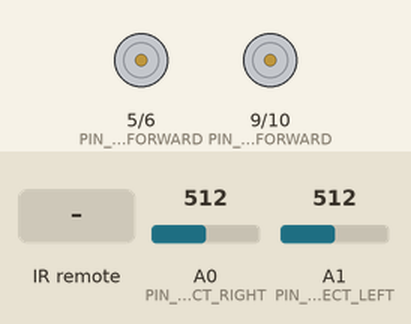
This sketch was run on a simulated Arduino Uno, built with avr-gcc and run on an emulated ATmega328P. Parts: motor-driver pin pairs drawn as motors (green arrow = first pin HIGH = forward, orange = second pin HIGH = backward, longer = more drive). The test bench sets the inputs (shaded band); at power-on: A0 (PIN_LINE_DETECT_RIGHT) = 512, A1 (PIN_LINE_DETECT_LEFT) = 512.

Above: at 1.2 s.
1.3 s: infrared code 0x16 received
At 2.5 s:
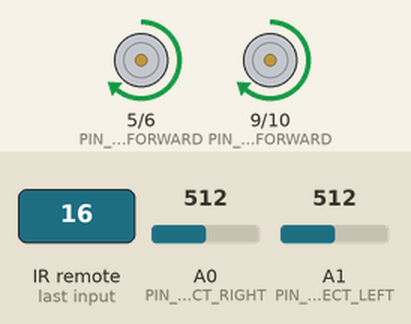
2.8 s: A0 (PIN_LINE_DETECT_RIGHT) set to 492
At 3.9 s:
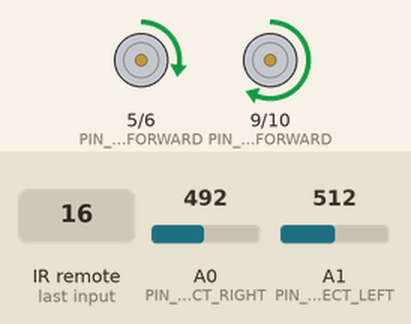
4.3 s: A0 (PIN_LINE_DETECT_RIGHT) set to 511
At 5.0 s:
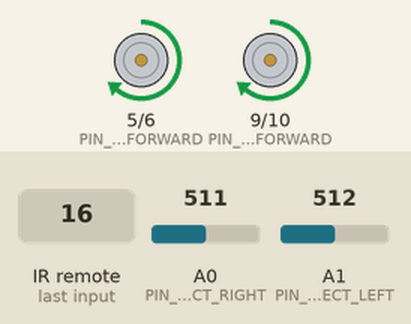
5.8 s: A1 (PIN_LINE_DETECT_LEFT) set to 482
At 6.1 s:
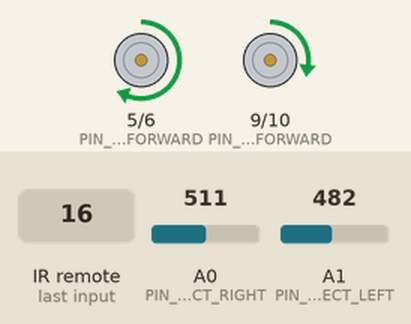
7.3 s: A1 (PIN_LINE_DETECT_LEFT) set to 511
At 8.5 s:
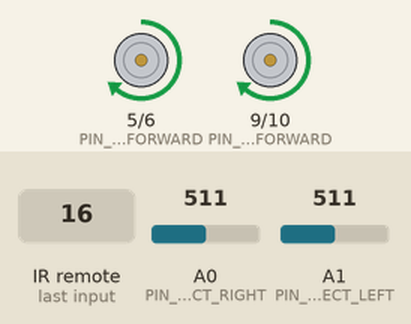
8.8 s: infrared code 0x0D received
At 9.6 s:
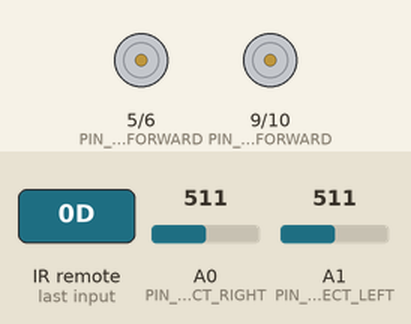
Timing chart, 0 to 11.3 s (numbered marks = the images above; inputs shaded):
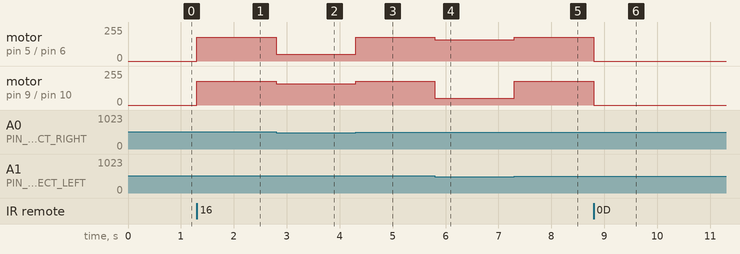

Measured:
- the behaviour switches between 501 and 500 on A0 (PIN_LINE_DETECT_RIGHT) (found by bisection; images 1 and 2)
- the behaviour switches between 501 and 500 on A1 (PIN_LINE_DETECT_LEFT) (found by bisection; images 3 and 4)
- after the input at 1.3 s, motor on pin 5 (PIN_MOTOR_RIGHT_FORWARD) / pin 6 (PIN_MOTOR_RIGHT_BACKWARD), motor on pin 9 (PIN_MOTOR_LEFT_FORWARD) / pin 10 (PIN_MOTOR_LEFT_BACKWARD): stopped → forward 180/255 at once
- after the input at 2.8 s, motor on pin 5 (PIN_MOTOR_RIGHT_FORWARD) / pin 6 (PIN_MOTOR_RIGHT_BACKWARD): forward 180/255 → forward 50/255 at once; motor on pin 9 (PIN_MOTOR_LEFT_FORWARD) / pin 10 (PIN_MOTOR_LEFT_BACKWARD): forward 180/255 → forward 160/255 at once
- after the input at 4.3 s, motor on pin 5 (PIN_MOTOR_RIGHT_FORWARD) / pin 6 (PIN_MOTOR_RIGHT_BACKWARD): forward 50/255 → forward 180/255 at once; motor on pin 9 (PIN_MOTOR_LEFT_FORWARD) / pin 10 (PIN_MOTOR_LEFT_BACKWARD): forward 160/255 → forward 180/255 at once
- after the input at 5.8 s, motor on pin 5 (PIN_MOTOR_RIGHT_FORWARD) / pin 6 (PIN_MOTOR_RIGHT_BACKWARD): forward 180/255 → forward 160/255 at once; motor on pin 9 (PIN_MOTOR_LEFT_FORWARD) / pin 10 (PIN_MOTOR_LEFT_BACKWARD): forward 180/255 → forward 50/255 at once
- after the input at 7.3 s, motor on pin 5 (PIN_MOTOR_RIGHT_FORWARD) / pin 6 (PIN_MOTOR_RIGHT_BACKWARD): forward 160/255 → forward 180/255 at once; motor on pin 9 (PIN_MOTOR_LEFT_FORWARD) / pin 10 (PIN_MOTOR_LEFT_BACKWARD): forward 50/255 → forward 180/255 at once
- after the input at 8.8 s, motor on pin 5 (PIN_MOTOR_RIGHT_FORWARD) / pin 6 (PIN_MOTOR_RIGHT_BACKWARD), motor on pin 9 (PIN_MOTOR_LEFT_FORWARD) / pin 10 (PIN_MOTOR_LEFT_BACKWARD): forward 180/255 → stopped at once

The sketch:

Line_Tracer.ino
```cpp
#include <IRremote.h>

#define PIN_IR_RECEIVE 3

#define PIN_MOTOR_LEFT_FORWARD 9
#define PIN_MOTOR_LEFT_BACKWARD 10
#define PIN_MOTOR_RIGHT_FORWARD 5
#define PIN_MOTOR_RIGHT_BACKWARD 6

#define PIN_LINE_DETECT_LEFT A1
#define PIN_LINE_DETECT_RIGHT A0
#define REF_VALUE_LINE_DETECT 500

int motorSpeedLeft = 0;   // -255 ~ 255
int motorSpeedRight = 0;
int isStartLineTracing = 0;

int detectValueLeft = 0;
int detectValueRight = 0;

// === 모터 제어 함수 ===
void processMotor() {
  if (motorSpeedLeft >= 0) {
    analogWrite(PIN_MOTOR_LEFT_FORWARD, motorSpeedLeft);
    analogWrite(PIN_MOTOR_LEFT_BACKWARD, 0);
  } else {
    analogWrite(PIN_MOTOR_LEFT_FORWARD, 0);
    analogWrite(PIN_MOTOR_LEFT_BACKWARD, -motorSpeedLeft);
  }

  if (motorSpeedRight >= 0) {
    analogWrite(PIN_MOTOR_RIGHT_FORWARD, motorSpeedRight);
    analogWrite(PIN_MOTOR_RIGHT_BACKWARD, 0);
  } else {
    analogWrite(PIN_MOTOR_RIGHT_FORWARD, 0);
    analogWrite(PIN_MOTOR_RIGHT_BACKWARD, -motorSpeedRight);
  }
}

// === 라인 센서 값 읽기 ===
void updateLineSensor() {
  detectValueLeft = analogRead(PIN_LINE_DETECT_LEFT);
  detectValueRight = analogRead(PIN_LINE_DETECT_RIGHT);
}

// === 모터 속도 계산 ===
void updateMotorSpeed() {
  if (!isStartLineTracing) {
    motorSpeedLeft = 0;
    motorSpeedRight = 0;
    return;
  }

  updateLineSensor();

  if ((detectValueLeft > REF_VALUE_LINE_DETECT) && (detectValueRight > REF_VALUE_LINE_DETECT)) {
    motorSpeedLeft = 180;
    motorSpeedRight = 180;
  }
  else if (detectValueLeft > REF_VALUE_LINE_DETECT) {
    motorSpeedLeft = 160;
    motorSpeedRight = 50;
  }
  else if (detectValueRight > REF_VALUE_LINE_DETECT) {
    motorSpeedLeft = 50;
    motorSpeedRight = 160;
  }
}

void setup() {
  IrReceiver.begin(PIN_IR_RECEIVE, ENABLE_LED_FEEDBACK);

  pinMode(PIN_MOTOR_LEFT_FORWARD, OUTPUT);
  pinMode(PIN_MOTOR_LEFT_BACKWARD, OUTPUT);
  pinMode(PIN_MOTOR_RIGHT_FORWARD, OUTPUT);
  pinMode(PIN_MOTOR_RIGHT_BACKWARD, OUTPUT);

  analogWrite(PIN_MOTOR_LEFT_FORWARD, 0);
  analogWrite(PIN_MOTOR_LEFT_BACKWARD, 0);
  analogWrite(PIN_MOTOR_RIGHT_FORWARD, 0);
  analogWrite(PIN_MOTOR_RIGHT_BACKWARD, 0);
}

void loop() {
  if (IrReceiver.decode()) {
    if (IrReceiver.decodedIRData.protocol == NEC) {
      if (IrReceiver.decodedIRData.command == 0x16) { // '*' 버튼
        isStartLineTracing = 1;
      }
      else if (IrReceiver.decodedIRData.command == 0x0D) { // '#' 버튼
        isStartLineTracing = 0;
      }
    }
    IrReceiver.resume();
  }

  updateMotorSpeed();
  processMotor();
}
```
